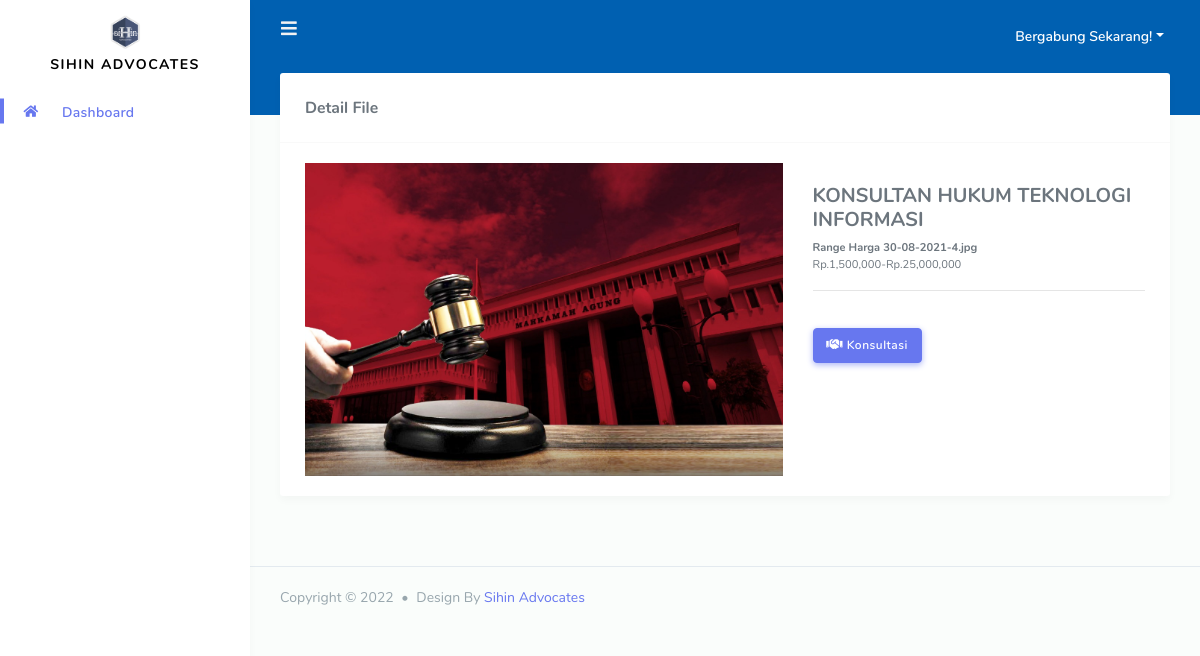
The app's page /dist/detail.php?idjasa=6 with its own data.
### tables this page shows
CREATE TABLE `perusahaan` (
  `id_perusahaan` int(11) NOT NULL,
  `nm_perusahaan` varchar(100) NOT NULL,
  `init_perusahaan` varchar(10) NOT NULL,
  `desk_perusahaan` text NOT NULL
);

CREATE TABLE `jasa` (
  `id_jasa` int(11) NOT NULL,
  `id_jenis` int(11) NOT NULL,
  `hargamin` varchar(16) NOT NULL,
  `hargamax` varchar(16) NOT NULL,
  `waktu_ditambahkan` datetime DEFAULT NULL,
  `user_penambah` int(11) NOT NULL,
  `waktu_diubah` timestamp NULL DEFAULT NULL,
  `user_pengubah` int(11) DEFAULT NULL
);

CREATE TABLE `jenis` (
  `id_jenis` int(11) NOT NULL,
  `nm_jenis` varchar(100) NOT NULL,
  `desk_jenis` longtext NOT NULL,
  `gambar` text NOT NULL,
  `waktu` datetime NOT NULL
);

### dist/detail.php (the view, shortened to what this page needs)
<?php
include 'header/index.php';
?>
    <link rel="stylesheet" type="text/css" href="assets/modules/images/dist/css/splide.min.css">
    <link rel="stylesheet" type="text/css" href="assets/modules/images/dist/css/themes/splide-skyblue.min.css">
      <div class="main-content">
        <section class="section">
            <div class="row">
              <?php
                $id = $_GET['idjasa'];
                $query = "SELECT jasa.*, jenis.* FROM jasa, jenis WHERE jasa.id_jenis = jenis.id_jenis AND jasa.id_jasa = '$id' group by id_jasa";
                $result = $conn->query($query) or die(mysqli_error($conn));
                while ($data = $result->fetch_object()) {
               ?>
                <div class="col-12 col-md-12 col-lg-12">
                  <div class="card">
                    <div class="card-header">
                      <h4>Detail File</h4>
                    </div>
                    <div class="card-body">
                      <div class="row">
                        <div class="col-12 col-md-7 col-lg-7">
                            <img src="assets/img/file/<?= $data->gambar ?>" width="100%" height="100%">
                        </div>
                        <div class="col-12 col-md-5 col-lg-5">
                          <div class="media-body"><br>
                            <h5 class=""><?= $data->nm_jenis ?></h5>
                            <small><b>Range Harga <?= $data->gambar ?></b></small><br>
                            <small style="text-align:justify-all;">Rp.<?= number_format($data->hargamin) ?>-Rp.<?= number_format($data->hargamax) ?></small>
                            <hr>
                          </div>
                          <div class="media-footer">
                              <br>
                              <?php if (empty($_SESSION['id'])): ?>
                                <button  id="swal-5" name="status" class="btn btn-primary"><i class="fas fa-handshake"></i> Konsultasi</button>
                              <?php endif ?>
                          </div>
                        </div>
                      </div>
                    </div>
                  </div>
                </div>
              <?php
                }
               ?>
            </div>
        </section>
      </div>
<?php
include 'footer/index.php';
?>

### dist/header/index.php (shortened to what this page needs)
<?php
  include 'config/index.php';
  $sql = $conn->query("SELECT * FROM perusahaan WHERE id_perusahaan = 1");
  $judul = $sql->fetch_object();
 ?>
<!DOCTYPE html>
<html lang="en">
<head>
  <link rel="stylesheet" href="assets/modules/bootstrap/css/bootstrap.min.css">
  <link rel="stylesheet" href="assets/modules/fontawesome/css/all.min.css">
  <link rel="stylesheet" href="assets/modules/jqvmap/dist/jqvmap.min.css">
  <link rel="stylesheet" href="assets/modules/summernote/summernote-bs4.css">
  <link rel="stylesheet" href="assets/modules/owlcarousel2/dist/assets/owl.carousel.min.css">
  <link rel="stylesheet" href="assets/modules/owlcarousel2/dist/assets/owl.theme.default.min.css">
  <link rel="stylesheet" href="assets/modules/bootstrap-daterangepicker/daterangepicker.css">
  <link rel="stylesheet" href="assets/modules/bootstrap-colorpicker/dist/css/bootstrap-colorpicker.min.css">
  <link rel="stylesheet" href="assets/modules/select2/dist/css/select2.min.css">
  <link rel="stylesheet" href="assets/modules/jquery-selectric/selectric.css">
  <link rel="stylesheet" href="assets/modules/bootstrap-timepicker/css/bootstrap-timepicker.min.css">
  <link rel="stylesheet" href="assets/modules/bootstrap-tagsinput/dist/bootstrap-tagsinput.css">
  <link rel="stylesheet" href="assets/modules/datatables/datatables.min.css">
  <link rel="stylesheet" href="assets/modules/datatables/DataTables-1.10.16/css/dataTables.bootstrap4.min.css">
  <link rel="stylesheet" href="assets/modules/datatables/Select-1.2.4/css/select.bootstrap4.min.css">
  <link rel="stylesheet" href="assets/modules/modal/bootstrap.min.css">
  <link rel="stylesheet" href="assets/css/style.css">
  <link rel="stylesheet" href="assets/css/components.css">
  <link rel="stylesheet" href="assets/modules/izitoast/css/iziToast.min.css">
</head>
<body>
  <div id="app">
    <div class="main-wrapper main-wrapper-1">
      <div class="navbar-bg" style="background-color: #0060b1"></div>
      <nav class="navbar navbar-expand-lg main-navbar">
        <form  method="get" class="form-inline mr-auto">
          <ul class="navbar-nav mr-3">
            <li><a href="#" data-toggle="sidebar" class="nav-link nav-link-lg"><i class="fas fa-bars"></i></a></li>
          </ul>
        </form>
        <ul class="navbar-nav navbar-right">
          <?php if (!empty($_SESSION['nama'])): ?>
            <li class="dropdown"><a href="#" data-toggle="dropdown" class="nav-link dropdown-toggle nav-link-lg nav-link-user">
              <img alt="image" src="assets/img/avatar/avatar-1.png" class="rounded-circle mr-1">
              <div class="d-sm-none d-lg-inline-block">Hi, <?php echo ucwords($_SESSION['nama']).' As '.ucwords($_SESSION['level']); ?></div></a>
              <div class="dropdown-menu dropdown-menu-right">
                <div class="dropdown-title">Logged in 5 min ago</div>
                <div class="dropdown-divider"></div>
                <a href="#" class="dropdown-item has-icon">
                  <i class="fas fa-cog"></i> Settings
                </a>
                <a href="#" class="dropdown-item has-icon">
                  <i class="fas fa-user"></i> Profile
                </a>
                <div class="dropdown-divider"></div>
                <a href="logout.php" class="dropdown-item has-icon text-danger">
                  <i class="fas fa-sign-out-alt"></i> Logout
                </a>
              </div>
            </li>
          <?php else: ?>
            <li class="dropdown"><a href="#" data-toggle="dropdown" class="nav-link dropdown-toggle nav-link-lg nav-link-user">
              <div class="d-sm-none d-lg-inline-block">Bergabung Sekarang!</div></a>
            </li>
          <?php endif ?>
        </ul>
      </nav>
      <div class="main-sidebar sidebar-style-2">
        <aside id="sidebar-wrapper">
          <div class="sidebar-brand" style="line-height: 17px; margin-top: 10px; margin-bottom: 10px">
            <a href="index.php"><img src="assets/img/sihin.png" width="40px"><br><?php echo $judul->nm_perusahaan ?></a>
          </div>
          <?php
            include 'menu/admin.php';
          ?>
        </aside>
      </div>

### dist/footer/index.php (shortened to what this page needs)
<?php
  $sql = $conn->query("SELECT * FROM perusahaan WHERE id_perusahaan = 1");
  $juduls = $sql->fetch_object();
 ?>
      <footer class="main-footer">
        <div class="footer-left">
          Copyright &copy; <?php echo date('Y'); ?> <div class="bullet"></div> Design By <a href="https://instagram.com/ridwanlawson"><?php echo $juduls->nm_perusahaan; ?></a>
        </div>
      </footer>
    </div>
  </div>
</body>
</html>

### records on screen
perusahaan: nm_perusahaan "SIHIN ADVOCATES", nm_perusahaan "Sihin Advocates"
jasa: id_jenis.gambar (picture), id_jenis.nm_jenis "KONSULTAN HUKUM TEKNOLOGI INFORMASI", id_jenis.gambar "30-08-2021-4.jpg", hargamin "1,500,000", hargamax "25,000,000"
